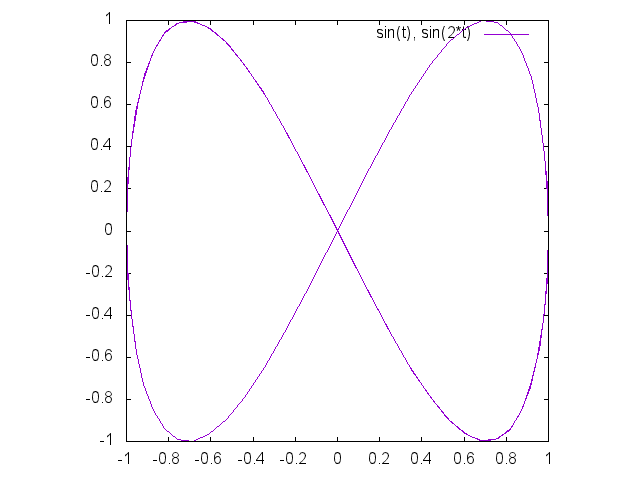

This figure's gnuplot source:
﻿# リサージュ図形(Lissajous figure)の描画
reset
set terminal png
set output "lissajous.png"
set size square
set parametric
plot sin(t), sin(2*t)